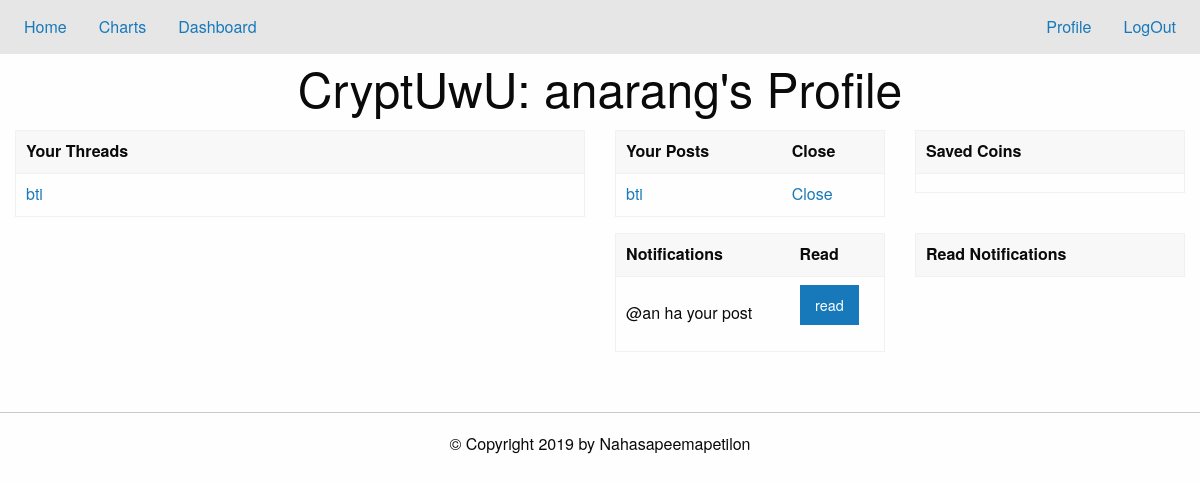
The page /profile (signed in) on the database as committed earlier.
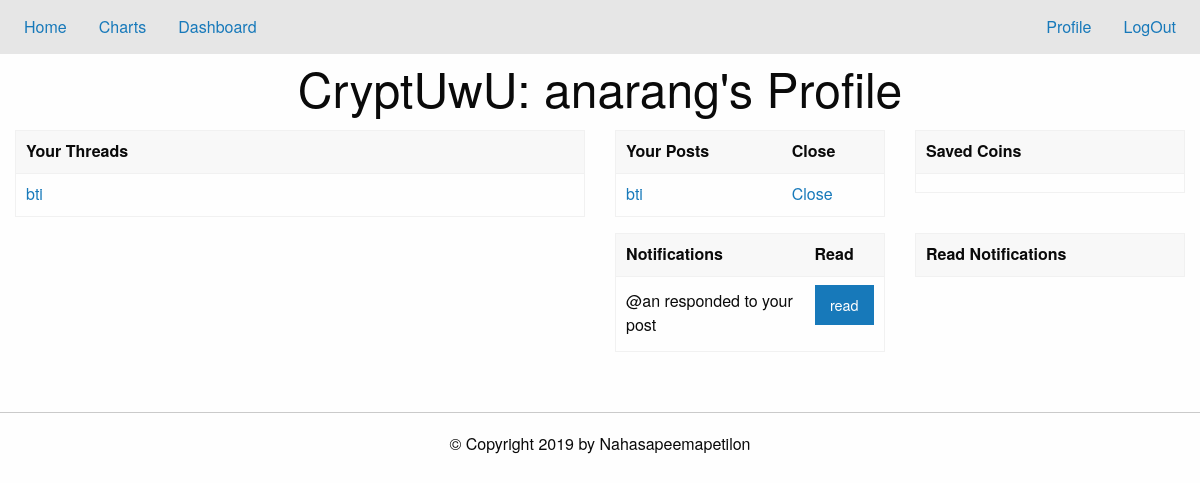
The same page on the database as committed later.
### tables this page shows
CREATE TABLE anarang_notifications (user TEXT, action TEXT, threadID INT, postID INT, read INT);

### app.py (the view, shortened to what this page needs)
@app.route('/profile', methods=['POST', 'GET'])
def load_profile():
    if noUser():
        return redirect('/')
    db = sqlite3.connect('./data/base.db')
    c = db.cursor()
    if request.method=='GET':
        coins=dbEditor.getCoins(c,session['username'])
        threads=dbEditor.userThreads(c, session['username'])
        posts=dbEditor.userPosts(c,session['username'])
        readPosts =dbEditor.getReadNotifs(c,session['username'])
        readPosts=dbEditor.getReadNotifs(c,session['username'])
        unreadPosts =dbEditor.getUnreadNotifs(c,session['username'])
        db.close()
        return render_template('profile.html', coins=coins, threads=threads, posts=posts,read_posts=readPosts, unread_posts=unreadPosts,user=session['username'])

### app.py (called while the page is built)
def noUser():
    return 'username' not in session.keys()

### util/dbEditor.py (called while the page is built)
def foo_char_html(str): # parses through username
    return str.replace('&', '&amp;').replace('<', '&lt;').replace('>', '&gt;')

def getCoins(cursor,user): # get list of coins user likes
    t = cursor.execute("SELECT listCoins from coins WHERE username = ?;", (foo_char_html(user),)).fetchone()[0]
    val = t.split("!")
    return val

def userThreads(cursor,user):
    v = "SELECT post,threadID FROM " + user + "_threads;"
    l = list(cursor.execute(v))
    return l

def userPosts(cursor,user):
    v = "SELECT * FROM " + user + "_posts;"
    l = list(cursor.execute(v))
    return l

def getReadNotifs(cursor,user):
    v = "SELECT * FROM " + user + "_notifications WHERE read = ?;"
    return list(cursor.execute(v,(1,)))

def getUnreadNotifs(cursor,user):
    v = "SELECT * FROM " + user + "_notifications WHERE read = ?;"
    return list(cursor.execute(v,(0,)))

### templates/profile.html (shortened to what this page needs)
{% extends "home.html" %}
{% block content %}
<h1 class="text-center"> CryptUwU: {{user}}'s Profile</h1>
<div class="grid-container">
  <div class="grid-x grid-padding-x">
    <div class="cell small-6">
      <table class="hover">
	<thead><tr>
	    <th> Your Threads </th>
	</tr></thead>
	<tbody>
	  {% for thread in threads %}
	  <tr>
	    <td><a href="/thread?id={{thread[1]}}">{{ thread[0] }}</a></td>
	  </tr>
	  {% endfor %}
	</tbody>
      </table>
    </div>
    <div  class="cell small-6">
      <div class="grid-x grid-padding-x">
	<div  class="cell small-6">
	  <table class="hover">
	    <thead><tr>
		<th> Your Posts
		</th>
		<th> Close</th>
	    </tr></thead>
	    <tbody>
	      {% for post in posts %}
	      <tr data-closable>
		<td><a href="/thread?id={{post[0]}}#{{post[1]}}">{{ post[2] }}</a>
		</td>
		<td><a href="#" data-close>Close</a>
		</td>
	      </tr>
	      {% endfor %}
	    </tbody>
	  </table>
	</div>
	<div  class="cell small-6">
	  <table class="hover">
	    <thead><tr><th> Saved Coins </th></tr></thead>
	    <tbody>
	      {% for coin in coins %}
	      <tr><td>{{ coin }}</td></tr>
	      {% endfor %}
	    </tbody>
	  </table>
	</div>
      </div>
      <div class="grid-x grid-padding-x">
	<div  class="cell small-6">
	  <table class="hover">
	    <thead><tr><th> Notifications </th><th> Read</th>
	    </tr></thead>
	    <tbody>
	      {% for post in unread_posts %}
	      <tr data-closable><td>@{{post[0]}} {{post[1]}} your post</td>
		<td>
		  <form action="#" method="POST">
		    <input type="submit" class="button"  name="act" value="read" data-close>
		  </form>
	      </tr>
	      {% endfor %}
	    </tbody>
	  </table>
	</div>
	<div class="small-6 cell">
	  <table class="hover">
	    <thead><tr><th> Read Notifications </th>
	    </tr></thead>
	  </table>
	</div>
      </div>
    </div>
  </div>
</div>
{% endblock %}

Rows that differ between the two databases and show on the page:
changed anarang_notifications "an": action "ha" → "responded to"
